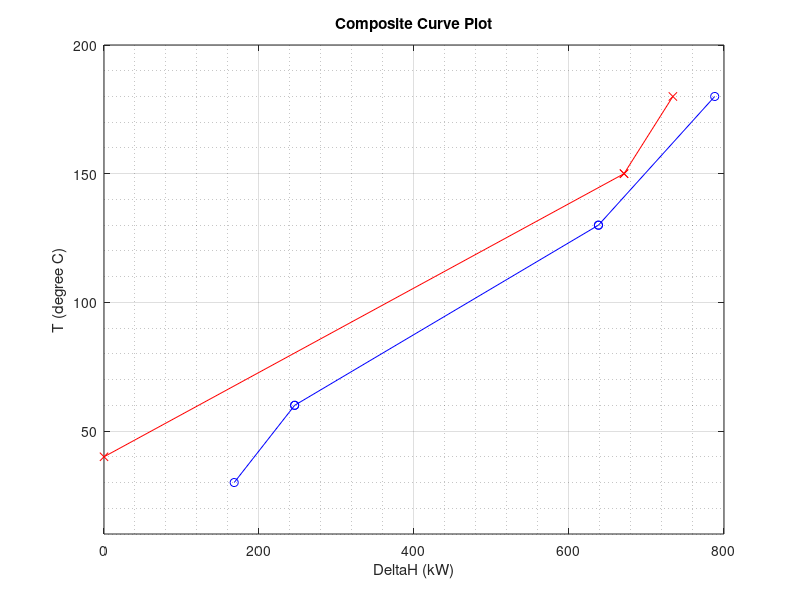

This figure's MATLAB source:
clear; close all;
%% Initialise values
Tpinch_hot = 150;
FCphot = [6.1,2.1];
hot_slopes = 1./FCphot ;
ThotChange = [40,150,180];
FCpCold = [2.6,5.6,3];
cold_slopes = 1./FCpCold;
TcoldChange = [30,60,130,180];
Qc = 168;
Qh = 54;
%% Plot the graphs
x1 = 0;
xhot = x1;
yhot = [];
for i = 1:length(ThotChange)-1
    m = hot_slopes(i);
    y1 = ThotChange(i);
    yhot = [yhot y1];
    y2 = ThotChange(i+1);
    x2 = (y2-y1)/m + x1; 
    plot([x1 x2],[y1 y2],'r',[x1 x2],[y1 y2],'rx')
    hold on;
    x1 = x2;
    xhot = [xhot x2];
end
yhot = [yhot y2];
grid on; 
grid minor;
x1 = Qc;
xcold = [x1];
ycold = [];
for i = 1:length(TcoldChange)-1
    m = cold_slopes(i);
    y1 = TcoldChange(i);
    ycold = [ycold y1];
    y2 = TcoldChange(i+1);
    x2 = (y2-y1)/m + x1; 
    plot([x1 x2],[y1 y2],'b',[x1 x2],[y1 y2],'bo')
    hold on;
    x1 = x2;
    xcold = [xcold x2];
end
ycold = [ycold y2];
title("Composite Curve Plot");
xlabel("\DeltaH (kW)");
ylabel("T (degree C)");
%legend("hot stream","","cold stream","");
ylim([10,200]);
%hold off;
%% Calculating Qs
X = [xhot xcold];
chngs = length(X);
X = sort(X);
Q = zeros(chngs-1,1);
LMTDs = Q;
Thexit = ThotChange(2);
Tcentry = TcoldChange(1);
U = 0.001;
Thentry = 40;
Tcexit = 30;
lmtd = @(Th1,Th2,Tc1,Tc2)(((Th2-Tc1) - (Th1-Tc2))/log((Th2-Tc1)/(Th1-Tc2)));
Ths = [];
Tcs = [];
for i = 1:chngs-1
    Q(i) = X(i+1)-X(i);
    if i ~= 1 && i~= chngs-1
        Thexit = interp1(xhot,yhot,X(i));
        Thentry = interp1(xhot,yhot,X(i+1));
        Tcentry = interp1(xcold,ycold,X(i));
        Tcexit = interp1(xcold,ycold,X(i+1));
        LMTDs(i) = lmtd(Thentry,Thexit,Tcentry,Tcexit);
        disp(LMTDs(i));
        % Areas(i) = Q(i)/(LMTDs(i)*U);
        Ths = [Ths Thexit];
        Tcs = [Tcs Tcentry];
    end

    Thexit = Thentry;
    Tcentry = Tcexit;
end
LMTDs(1) = lmtd(Ths(1),ThotChange(1),15,30);
LMTDs(chngs-1)=  lmtd(300,300,Tcexit,TcoldChange(4));

Areas = Q./(LMTDs*U)/10^3; % since Q is in kW; converting to MW

Area_target = sum(Areas);
%% Costs
n_hex = length(Areas);
Capital = n_hex*(40000 + 500*Area_target/n_hex);
Steam = Qh*120000/10^3;% Qh is in kW; converting to MW
Water = Qc*10000/10^3; % Qc is in kW; converting to MW
Annul = 0.25;
cost_target = Capital*Annul + Steam + Water;